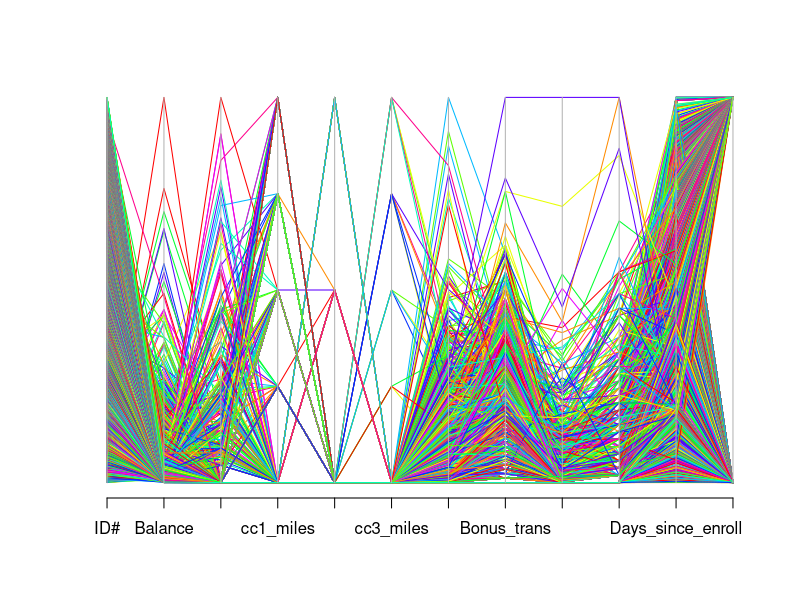
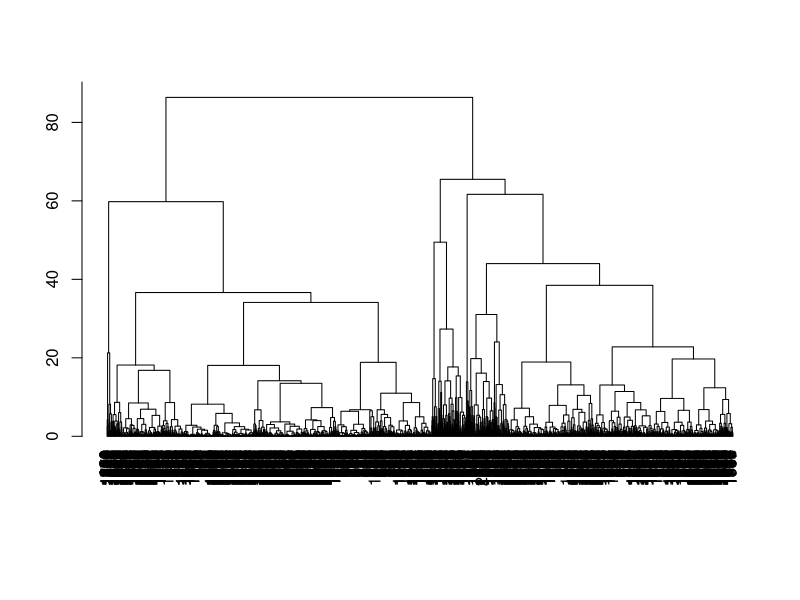

Here is the R script that generated these plots, in order: (Note: this script raises an error after producing the figures.)
setwd("D:\\Homework\\DMBA\\HW5")
library(readxl)
library(MASS)
library(base)
data <- read_excel("EastWestAirlinesCluster.xlsx",2)

#(A)
parcoord(data, col = rainbow(length(data[,2:12])))

db <- data[1:2000,]

db.norm<- sapply(db,scale)
row.names(db.norm)<- row.names(db)

ds <- dist(db.norm[,2:12],method = "euclidean")
hc1<- hclust(ds,method = "ward.D2")
plot(hc1,hang= -1, ann= F)
memb<- cutree(hc1, k=2)
memb
parcoord(memb)

kmeans(db.norm,2)
